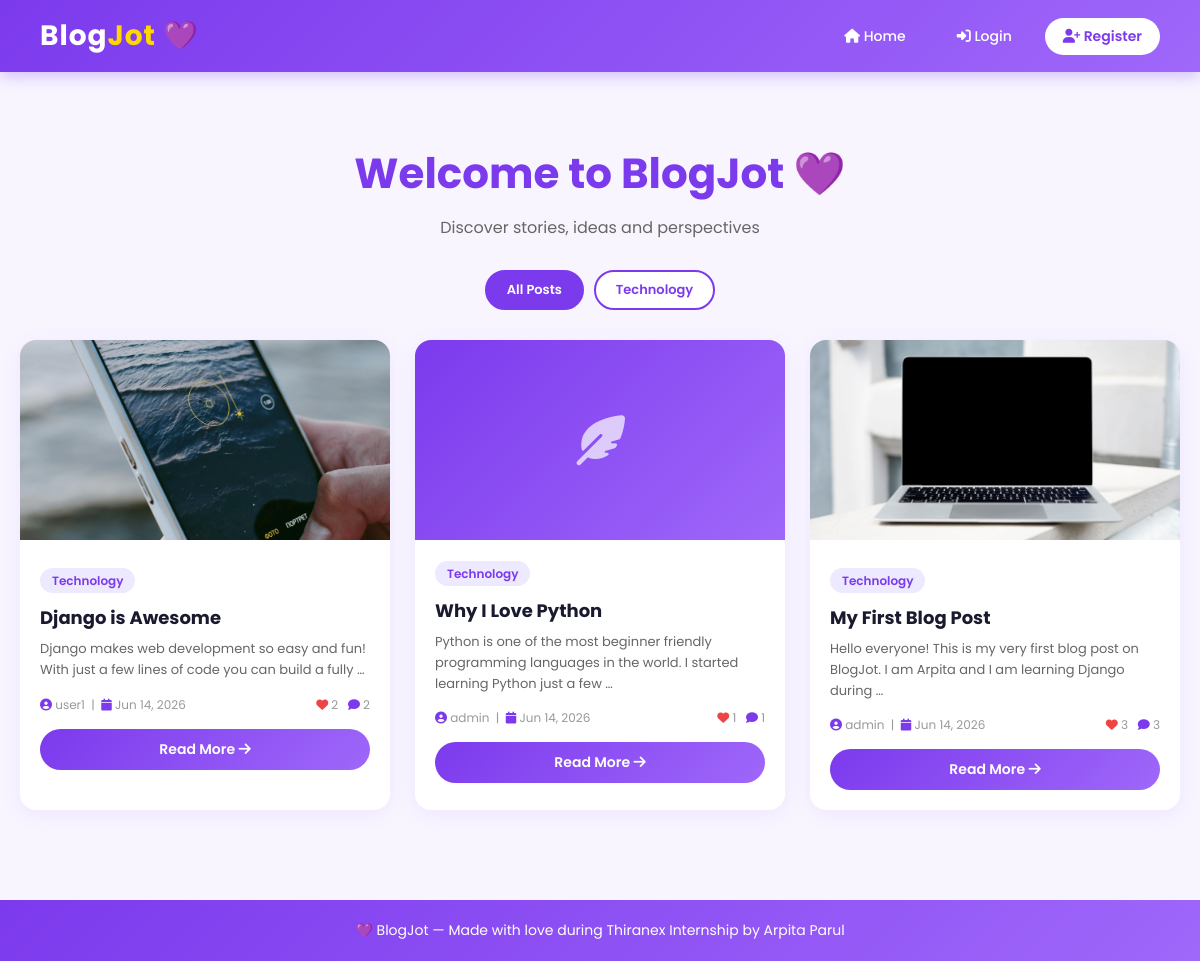
The page / on the database its author committed.
### blog/models.py (models this page shows, shortened)
class Category(models.Model):
    name = models.CharField(max_length=100)
    slug = models.SlugField(unique=True)
    description = models.TextField(blank=True)
    class Meta:
        verbose_name_plural = "Categories"

class Post(models.Model):
    title = models.CharField(max_length=200)
    slug = models.SlugField(unique=True)
    author = models.ForeignKey(User, on_delete=models.CASCADE, related_name='posts')
    category = models.ForeignKey(Category, on_delete=models.SET_NULL, null=True, blank=True)
    content = models.TextField()
    image = models.ImageField(upload_to='blog_images/', blank=True, null=True)
    created_at = models.DateTimeField(default=timezone.now)
    updated_at = models.DateTimeField(auto_now=True)
    is_published = models.BooleanField(default=True)
    class Meta:
        ordering = ['-created_at']

### blog/views.py (the view)
# urls.py: path('', views.home, name='home'),
def home(request):
    posts = Post.objects.filter(is_published=True)
    categories = Category.objects.all()
    category_slug = request.GET.get('category')
    if category_slug:
        posts = posts.filter(category__slug=category_slug)
    return render(request, 'blog/home.html', {'posts': posts, 'categories': categories, 'selected': category_slug})

### blogjot/context_processors.py (called while the page is built)
def notifications_count(request):
    if request.user.is_authenticated:
        unread_count = request.user.notifications.filter(is_read=False).count()
        return {'unread_count': unread_count}
    return {'unread_count': 0}

### templates/blog/home.html (shortened to what this page needs)
{% extends 'blog/base.html' %}
{% block content %}
<div class="container">
    <div style="text-align:center; padding: 40px 0 30px;">
        <h1 style="font-size:42px; font-weight:700; color:#7c3aed;">Welcome to BlogJot 💜</h1>
        <p style="color:#666; font-size:16px; margin-top:10px;">Discover stories, ideas and perspectives</p>
    </div>
    <div style="display:flex; gap:10px; flex-wrap:wrap; margin-bottom:30px; justify-content:center;">
        <a href="{% url 'home' %}" style="padding:8px 20px; border-radius:25px; background:{% if not selected %}#7c3aed{% else %}white{% endif %}; color:{% if not selected %}white{% else %}#7c3aed{% endif %}; border:2px solid #7c3aed; text-decoration:none; font-size:13px; font-weight:600;">All Posts</a>
        {% for cat in categories %}
        <a href="?category={{ cat.slug }}" style="padding:8px 20px; border-radius:25px; background:{% if selected == cat.slug %}#7c3aed{% else %}white{% endif %}; color:{% if selected == cat.slug %}white{% else %}#7c3aed{% endif %}; border:2px solid #7c3aed; text-decoration:none; font-size:13px; font-weight:600;">{{ cat.name }}</a>
        {% endfor %}
    </div>
    {% if posts %}
    <div style="display:grid; grid-template-columns:repeat(auto-fill, minmax(320px,1fr)); gap:25px;">
        {% for post in posts %}
        <div class="card">
            {% if post.image %}
            <img src="{{ post.image.url }}" alt="{{ post.title }}" style="width:100%; height:200px; object-fit:cover;">
            {% else %}
            <div style="width:100%; height:200px; background:linear-gradient(135deg,#7c3aed,#9f67fa); display:flex; align-items:center; justify-content:center;">
                <i class="fas fa-feather-alt" style="font-size:50px; color:white; opacity:0.7;"></i>
            </div>
            {% endif %}
            <div style="padding:20px;">
                {% if post.category %}
                <span style="background:#ede9fe; color:#7c3aed; padding:4px 12px; border-radius:20px; font-size:12px; font-weight:600;">{{ post.category.name }}</span>
                {% endif %}
                <h2 style="font-size:18px; font-weight:700; margin:12px 0 8px; color:#1a1a2e;">{{ post.title }}</h2>
                <p style="color:#666; font-size:13px; line-height:1.6;">{{ post.content|truncatewords:20 }}</p>
                <div style="display:flex; justify-content:space-between; align-items:center; margin-top:15px;">
                    <div style="font-size:12px; color:#999;">
                        <i class="fas fa-user-circle" style="color:#7c3aed;"></i> {{ post.author.username }}
                        &nbsp;|&nbsp;
                        <i class="fas fa-calendar" style="color:#7c3aed;"></i> {{ post.created_at|date:"M d, Y" }}
                    </div>
                    <div style="font-size:12px; color:#999;">
                        <i class="fas fa-heart" style="color:#ef4444;"></i> {{ post.likes.count }}
                        <i class="fas fa-comment" style="color:#7c3aed;"></i> {{ post.comments.count }}
                    </div>
                </div>
                <a href="{% url 'post_detail' post.slug %}" class="btn btn-primary" style="margin-top:15px; width:100%; text-align:center;">Read More <i class="fas fa-arrow-right"></i></a>
            </div>
        </div>
        {% endfor %}
    </div>
    {% endif %}
</div>
{% endblock %}

### templates/blog/base.html (shortened to what this page needs)
<!DOCTYPE html>
<html lang="en">
<head>
    <link href="https://cdnjs.cloudflare.com/ajax/libs/font-awesome/6.4.0/css/all.min.css" rel="stylesheet">
</head>
<body>
    <nav class="navbar">
        <a href="{% url 'home' %}" class="logo">Blog<span>Jot</span> 💜</a>
        <div class="nav-links">
            <a href="{% url 'home' %}"><i class="fas fa-home"></i> Home</a>
            {% if user.is_authenticated %}
                <a href="{% url 'notifications' %}">
                    <i class="fas fa-bell"></i> Notifications
                    {% if unread_count > 0 %}
                        <span class="notif-badge">{{ unread_count }}</span>
                    {% endif %}
                </a>
                <a href="{% url 'my_posts' %}"><i class="fas fa-book"></i> My Posts</a>
                <a href="{% url 'post_create' %}" class="btn-write"><i class="fas fa-pen"></i> Write Post</a>
                <a href="{% url 'logout' %}"><i class="fas fa-sign-out-alt"></i> Logout ({{ user.username }})</a>
            {% else %}
                <a href="{% url 'login' %}"><i class="fas fa-sign-in-alt"></i> Login</a>
                <a href="{% url 'register' %}" class="btn-write"><i class="fas fa-user-plus"></i> Register</a>
            {% endif %}
        </div>
    </nav>
    {% block content %}{% endblock %}
    <footer class="footer">
        <p>💜 BlogJot — Made with love during Thiranex Internship by Arpita Parul</p>
    </footer>
</body>
</html>

### templates/blog/base.html (style rules this page uses)
* { margin: 0; padding: 0; box-sizing: border-box; }
body { font-family: 'Poppins', sans-serif; background: #f8f5ff; color: #333; }
.navbar { background: linear-gradient(135deg, #7c3aed, #9f67fa); padding: 15px 40px; display: flex; justify-content: space-between; align-items: center; box-shadow: 0 4px 15px rgba(124,58,237,0.3); position: sticky; top: 0; z-index: 100; }
.navbar .logo { font-size: 28px; font-weight: 700; color: white; text-decoration: none; letter-spacing: 1px; }
.navbar .logo span { color: #ffd700; }
.nav-links { display: flex; gap: 15px; align-items: center; }
.nav-links a { color: white; text-decoration: none; font-size: 14px; font-weight: 500; padding: 8px 18px; border-radius: 25px; transition: all 0.3s; }
.nav-links .btn-write { background: white; color: #7c3aed; font-weight: 600; }
.container { max-width: 1200px; margin: 0 auto; padding: 30px 20px; }
.card { background: white; border-radius: 16px; box-shadow: 0 4px 20px rgba(124,58,237,0.08); overflow: hidden; transition: transform 0.3s, box-shadow 0.3s; }
.btn { padding: 10px 24px; border-radius: 25px; border: none; cursor: pointer; font-family: 'Poppins', sans-serif; font-size: 14px; font-weight: 600; text-decoration: none; display: inline-block; transition: all 0.3s; }
.btn-primary { background: linear-gradient(135deg, #7c3aed, #9f67fa); color: white; }
.footer { background: linear-gradient(135deg, #7c3aed, #9f67fa); color: white; text-align: center; padding: 20px; margin-top: 60px; font-size: 14px; }

### rows shown on the page
Category: name "Technology"
Post: image (picture), category.name "Technology", title "Django is Awesome", content "Django makes web development so easy and fun! With just a few lines of code you can build a fully …", author.username "user1", created_at "Jun 14, 2026", likes.count "2", comments.count "2"
Post: category.name "Technology", title "Why I Love Python", content "Python is one of the most beginner friendly programming languages in the world. I started learning Python just a few …", author.username "admin", created_at "Jun 14, 2026", likes.count "1", comments.count "1"
Post: image (picture), category.name "Technology", title "My First Blog Post", content "Hello everyone! This is my very first blog post on BlogJot. I am Arpita and I am learning Django during …", author.username "admin", created_at "Jun 14, 2026", likes.count "3", comments.count "3"
